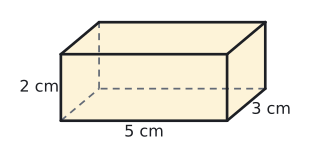

The script that drew this image:
import sys; sys.path.insert(0, "tools")
from cizim import *

# Eğik izdüşüm: genişlik (x) ve yükseklik (z) gerçek ölçüde, derinlik (y) yarıya kısaltılmış ve 40° eğik.
KD, TETA = 0.5, np.radians(40)
CX, SY = KD * np.cos(TETA), KD * np.sin(TETA)
GOZ = np.array([CX, -1.0, SY])  # bakan göze doğru yön

def P(p):
    x, y, z = p
    return np.array([x + CX * y, z + SY * y])

def prizma(ax, taban, v, renkler=None, lw=2.0):
    """taban: dışbükey çokgenin 3B köşeleri, v: öteleme vektörü (yanal ayrıt). Görünmeyen ayrıtlar kesikli."""
    taban = [np.array(t, float) for t in taban]; v = np.array(v, float); n = len(taban)
    ust = [t + v for t in taban]; merkez = sum(taban) / n + v / 2
    yuzler = [list(range(n)), list(range(n, 2 * n))] + [[i, (i + 1) % n, n + (i + 1) % n, n + i] for i in range(n)]
    kose = taban + ust; gorunur = []
    for y in yuzler:
        a, b, c = kose[y[0]], kose[y[1]], kose[y[2]]
        nor = np.cross(b - a, c - a)
        if np.dot(nor, sum(kose[i] for i in y) / len(y) - merkez) < 0: nor = -nor
        gorunur.append(np.dot(nor, GOZ) > 1e-9)
    renkler = renkler or {}
    for k, y in enumerate(yuzler):
        if k in renkler and gorunur[k]:
            ax.add_patch(patches.Polygon([P(kose[i]) for i in y], closed=True, facecolor=renkler[k], edgecolor="none", zorder=1))
    kenarlar = {}
    for k, y in enumerate(yuzler):
        for j in range(len(y)):
            e = tuple(sorted((y[j], y[(j + 1) % len(y)])))
            kenarlar[e] = kenarlar.get(e, False) or gorunur[k]
    for (i, j), g in kenarlar.items():
        a, b = P(kose[i]), P(kose[j])
        if g: ax.plot([a[0], b[0]], [a[1], b[1]], color=YAZI, lw=lw, zorder=4, solid_capstyle="round")
        else: ax.plot([a[0], b[0]], [a[1], b[1]], color=SOLUK, lw=1.3, ls=(0, (4, 3)), zorder=2)
    return kose

def cizgi(ax, p, q, renk=KIRMIZI, lw=2.4, ls="-", z=5):
    a, b = P(p), P(q); ax.plot([a[0], b[0]], [a[1], b[1]], color=renk, lw=lw, ls=ls, zorder=z)

def yaz(ax, p, s, dx=0.0, dy=0.0, renk=YAZI, boy=13, **kw):
    q = P(p); ax.text(q[0] + dx, q[1] + dy, s, ha=kw.pop("ha", "center"), va=kw.pop("va", "center"), color=renk, fontsize=boy, zorder=7, **kw)

def dik(ax, k, u, w, r=0.4, renk=YAZI):
    k, u, w = np.array(k, float), np.array(u, float), np.array(w, float)
    u = u / np.linalg.norm(u); w = w / np.linalg.norm(w)
    pts = [P(k + r * u), P(k + r * u + r * w), P(k + r * w)]
    ax.plot([p[0] for p in pts], [p[1] for p in pts], color=renk, lw=1.3, zorder=6)

def bitir(ax, pay=0.6):
    ax.set_aspect("equal"); ax.axis("off"); ax.autoscale_view(); ax.margins(0.04)
# Alıştırma 11: 5 × 3 × 2 cm tuğla
a, b, c = 5, 3, 2
fig, ax = sekil(4.2, 2.8)
prizma(ax, [(0, 0, 0), (a, 0, 0), (a, b, 0), (0, b, 0)], (0, 0, c), renkler={1: SARI_ACIK, 2: SARI_ACIK, 3: SARI_ACIK})
yaz(ax, (a / 2, 0, 0), "5 cm", dy=-0.35, boy=12)
yaz(ax, (a, b / 2, 0), "3 cm", dx=0.75, dy=-0.15, boy=12)
yaz(ax, (0, 0, c / 2), "2 cm", dx=-0.65, boy=12)
ax.set_xlim(-1.6, 7.8); ax.set_ylim(-0.9, 3.4)
ax.set_aspect("equal"); ax.axis("off")
kaydet(fig, __file__)
